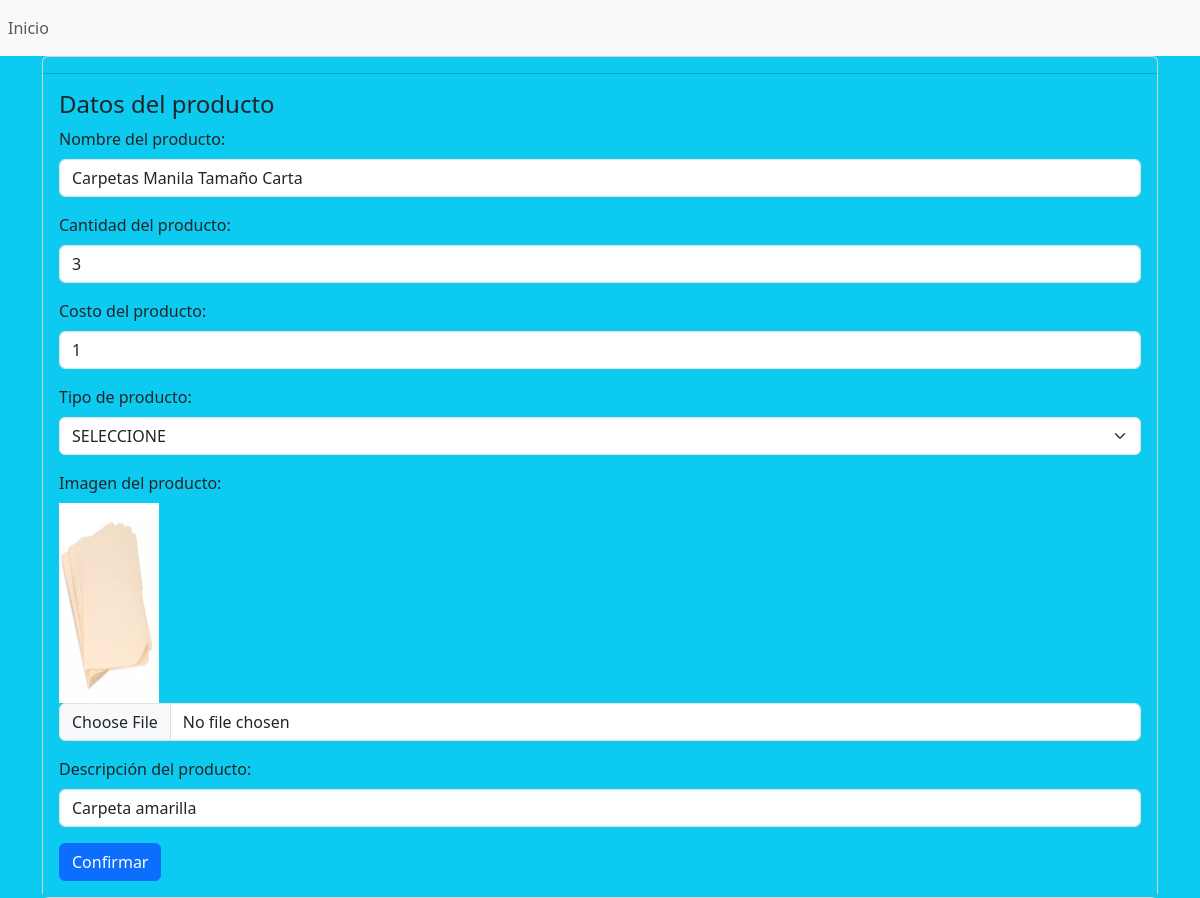
/modificar/1/, run on the app's committed database.
### libreria_app/models.py (models this page shows, shortened)
class registro_Producto(models.Model):
    id= models.AutoField(primary_key=True)
    nombre_Producto = models.CharField(max_length=100, verbose_name="Nombre del producto")
    cantidad_Producto = models.IntegerField(default=0, verbose_name="Cantidad del producto")
    costo_Producto = models.IntegerField(default=0, verbose_name="Costo del producto")
    clasificacion_Producto = models.ForeignKey(clasificacionProducto,on_delete=models.CASCADE,default="",verbose_name="Tipo de producto")
    imagen_Producto = models.ImageField(upload_to='imagen_producto/', null=True, verbose_name="Imagen del producto" )
    descripcion_Producto= models.CharField(max_length=100,verbose_name="Descripción del producto")

class clasificacionProducto(models.Model):
    lista_Clasificacion_Producto = models.CharField(max_length=150,choices=OPCIONES, default="1")
    def __str__(self):
       return dict(OPCIONES)[self.lista_Clasificacion_Producto]

### libreria_app/views.py (the view)
# urls.py: path('modificar/<int:id>/', views.Modificar_Producto, name='modificar'),
def Modificar_Producto(request,id):
    productos_listados = registro_Producto.objects.get(id=id)
    formulario = registro_Producto_Form(request.POST or None, request.FILES or None, instance=productos_listados)
    if formulario.is_valid and request.POST:
        formulario.save()
        return redirect('principal')
    return render (request, 'productos/modificar.html', {'formulario': formulario})

### libreria_app/formularios.py
class registro_Producto_Form(forms.ModelForm):
    class Meta:
        model=registro_Producto
        fields='__all__'

### libreria_app/templates/productos/modificar.html (shortened to what this page needs)
{% extends "paginas/base.html" %}
{% block contenido %}
 <div class="card">
    <div class="card-header bg-info"></div>
    <div class="card-body bg-info">
        <h4 class="card-title">Datos del producto</h4>
       {% include 'productos/form.html'%}
    </div>
</div>
{% endblock %}

### libreria_app/templates/productos/form.html (shortened to what this page needs)
<form enctype="multipart/form-data"method ="post">
{% for campo in formulario %}
        {% if campo.field.widget.input_type != 'select' %}
            <div class="mb-3">
                <label for="{{ campo.id_for_label }}" class="form-label">{{ campo.label }}:</label>
                {% if campo.field.widget.input_type == 'file' and campo.value %}
                <br/>
                <img src="{{MEDIA_URL}}/imagen_producto/{{campo.value}}" width="100" height="200" alt=""srcset="">
                {% endif %}
                <input
                    type="{{ campo.field.widget.input_type }}"
                    class="form-control"
                    name="{{ campo.name }}"
                    id=""
                    aria-describedby="helpId"
                    placeholder="{{ campo.label }}"
                    value="{{campo.value | default:'' }}"
                    />
            </div>
        {% else %}
            <div class="mb-3">
                <label for="" class="form-label">{{ campo.label }}:</label>
                <select class="form-select" name="{{ campo.name }}" id="">
                    {% for option_key, option_value in campo.field.widget.choices %}
                        <option value="{{ option_key }}">{{ option_value }}</option>
                    {% endfor %}
                </select>
            </div>
        {% endif %}
    {% endfor %}
    <button type="submit" class="btn btn-primary">Confirmar</button>
</form>

### data on the page
registro_Producto: nombre_Producto "Carpetas Manila Tamaño Carta" "Carpeta amarilla", value (picture)
clasificacionProducto: clasificacion_Producto "SELECCIONE"

### other printed values
{{ campo.label }} "Nombre del producto" "Cantidad del producto" "Costo del producto" "Imagen del producto" "Descripción del producto"
{{ campo.label }} "Tipo de producto"
